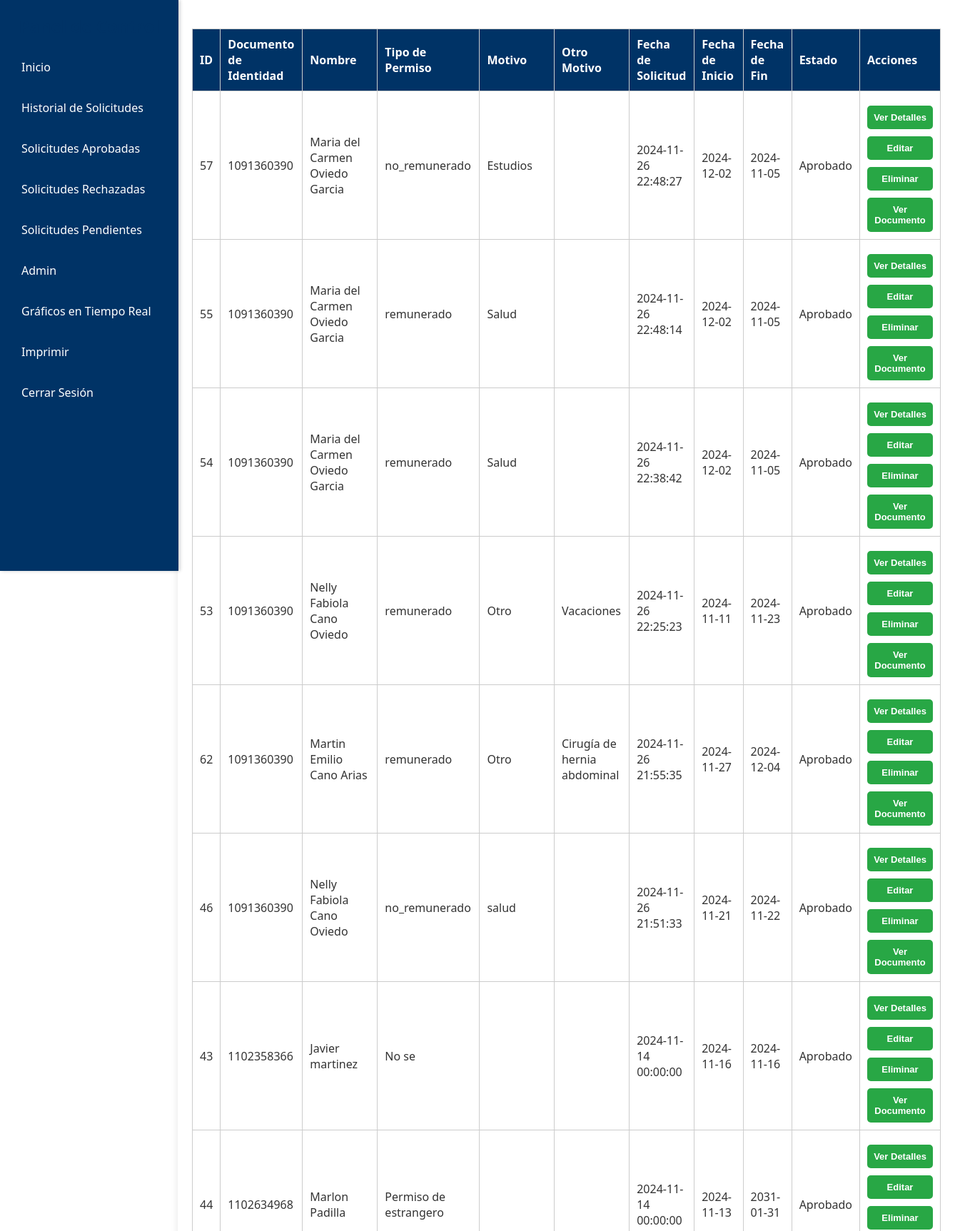
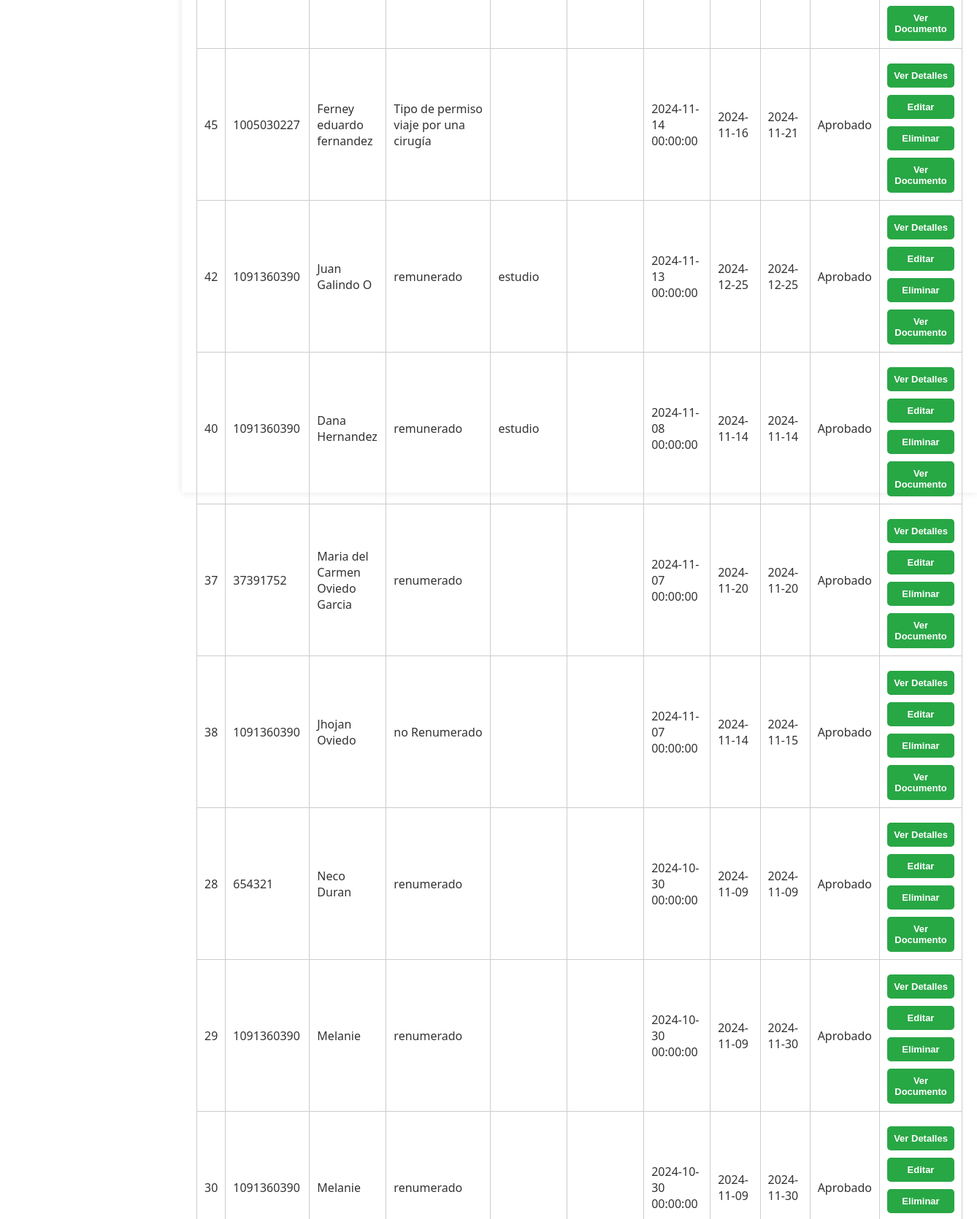
The page /dashboard.php?section=solicitudes_aprobadas (signed in, upper part) on the database its author committed (2 pictures, top to bottom).
### tables this page shows
CREATE TABLE `permisos` (
  `id` int(11) NOT NULL,
  `documento_identidad` varchar(50) DEFAULT NULL,
  `tipo_permiso` varchar(50) DEFAULT NULL,
  `fecha_permiso` datetime DEFAULT current_timestamp(),
  `estado` enum('Pendiente','Aprobado','Rechazado') DEFAULT 'Pendiente',
  `nombre` varchar(50) DEFAULT NULL,
  `celular` varchar(20) DEFAULT NULL,
  `riesgo` varchar(20) DEFAULT NULL,
  `documento` varchar(255) DEFAULT NULL,
  `fecha_solicitud` timestamp NULL DEFAULT current_timestamp() ON UPDATE current_timestamp(),
  `duracion` int(11) DEFAULT NULL,
  `unidad_duracion` enum('horas','dias','meses') NOT NULL,
  `email` varchar(100) DEFAULT NULL,
  `fecha_inicio` date DEFAULT NULL,
  `fecha_fin` date DEFAULT NULL,
  `usuario_id` int(11) DEFAULT NULL,
  `Motivo` varchar(255) DEFAULT NULL,
  `comentario_admin` text DEFAULT NULL,
  `otro_motivo` varchar(255) DEFAULT NULL,
  `motivo_otro` varchar(255) DEFAULT NULL
);

### solicitudes_aprobadas.php (the view, shortened to what this page needs)
<?php
include 'db.php';
$sql = "SELECT id, documento_identidad, nombre, tipo_permiso, motivo, otro_motivo, fecha_solicitud, fecha_inicio, fecha_fin, estado
        FROM permisos
        WHERE estado = 'Aprobado'
        ORDER BY fecha_solicitud DESC";
$result = $conn->query($sql);
if ($result->num_rows > 0) {
    echo "<table border='1'>";
    echo "<tr>
            <th>ID</th>
            <th>Documento de Identidad</th>
            <th>Nombre</th>
            <th>Tipo de Permiso</th>
            <th>Motivo</th>
            <th>Otro Motivo</th>
            <th>Fecha de Solicitud</th>
            <th>Fecha de Inicio</th>
            <th>Fecha de Fin</th>
            <th>Estado</th>
            <th>Acciones</th>
          </tr>";
    while ($row = $result->fetch_assoc()) {
        echo "<tr>";
        echo "<td>" . htmlspecialchars($row['id']) . "</td>";
        echo "<td>" . htmlspecialchars($row['documento_identidad']) . "</td>";
        echo "<td>" . htmlspecialchars($row['nombre']) . "</td>";
        echo "<td>" . htmlspecialchars($row['tipo_permiso']) . "</td>";
        echo "<td>" . htmlspecialchars($row['motivo']) . "</td>";
        echo "<td>" . htmlspecialchars($row['otro_motivo']) . "</td>";
        echo "<td>" . htmlspecialchars($row['fecha_solicitud']) . "</td>";
        echo "<td>" . htmlspecialchars($row['fecha_inicio']) . "</td>";
        echo "<td>" . htmlspecialchars($row['fecha_fin']) . "</td>";
        echo "<td>" . htmlspecialchars($row['estado']) . "</td>";
        echo "<td>
        <a href='ver_Detalles.php?id=" . htmlspecialchars($row['id']) . "'>
            <button class='btn'>Ver Detalles</button>
        </a>
        <a href='editar.php?id=" . htmlspecialchars($row['id']) . "'>
            <button class='btn'>Editar</button>
        </a>
        <a href='eliminar.php?id=" . htmlspecialchars($row['id']) . "' onclick='return confirm(\"¿Estás seguro de que deseas eliminar esta solicitud?\")'>
            <button class='btn'>Eliminar</button>
        </a>
        <a href='ver_documento.php?id=" . htmlspecialchars($row['id']) . "'>
            <button class='btn'>Ver Documento</button>
        </a>
      </td>";
        echo "</tr>";
    }
    echo "</table>";
} else {
    echo "No hay solicitudes aprobadas.";
}
?>

### styles.css (style rules this page uses)
* { margin: 0; padding: 0; box-sizing: border-box; }
:root { --color-azul-oscuro: #003366; --color-azul-claro: #00509e; --color-verde: #28a745; --color-verde-oscuro: #218838; --color-rojo: #dc3545; --color-blanco: #ffffff; --color-gris-claro: #f4f4f4; --color-gris-medio: #f9f9f9; }
body { font-family: system-ui, -apple-system, BlinkMacSystemFont, 'Segoe UI', Roboto, Oxygen, Ubuntu, Cantarell, 'Open Sans', 'Helvetica Neue', sans-serif; background-color: var(--color-blanco); color: #333; display: flex; align-items: center; justify-content: center; height: 100vh; }
.btn { display: inline-block; padding: 9px 8px; font-size: 1rem; font-weight: bold; color: var(--color-blanco); text-decoration: none; border-radius: 5px; transition: background-color 0.3s ease; }
.btn:nth-child(1) { background-color: var(--color-verde); }
button { width: 100%; padding: 12px; font-size: 16px; background-color: var(--color-verde); color: var(--color-blanco); border: none; border-radius: 4px; cursor: pointer; transition: background 0.3s; margin-top: 10px; }
.btn { padding: 9px 9px; background-color: #007bff; color: #fff; border: none; border-radius: 5px; cursor: pointer; font-size: 13px; }
table { width: 100%; border-collapse: collapse; margin: 20px 0; }
table, th, td { border: 1px solid #ccc; }
th, td { padding: 10px; text-align: left; }
th { background-color: var(--color-azul-oscuro); color: var(--color-blanco); }

### rows shown on the page
permisos: id "57", documento_identidad "1091360390", nombre "Maria del Carmen Oviedo Garcia", tipo_permiso "no_remunerado", Motivo "Estudios", fecha_solicitud "2024-11-26 22:48:27", fecha_inicio "2024-12-02", fecha_fin "2024-11-05", estado "Aprobado"
permisos: id "55", documento_identidad "1091360390", nombre "Maria del Carmen Oviedo Garcia", tipo_permiso "remunerado", Motivo "Salud", fecha_solicitud "2024-11-26 22:48:14", fecha_inicio "2024-12-02", fecha_fin "2024-11-05", estado "Aprobado"
permisos: id "54", documento_identidad "1091360390", nombre "Maria del Carmen Oviedo Garcia", tipo_permiso "remunerado", Motivo "Salud", fecha_solicitud "2024-11-26 22:38:42", fecha_inicio "2024-12-02", fecha_fin "2024-11-05", estado "Aprobado"
permisos: id "53", documento_identidad "1091360390", nombre "Nelly Fabiola Cano Oviedo", tipo_permiso "remunerado", Motivo "Otro", otro_motivo "Vacaciones", fecha_solicitud "2024-11-26 22:25:23", fecha_inicio "2024-11-11", fecha_fin "2024-11-23", estado "Aprobado"
permisos: id "62", documento_identidad "1091360390", nombre "Martin Emilio Cano Arias", tipo_permiso "remunerado", Motivo "Otro", otro_motivo "Cirugía de hernia abdominal", fecha_solicitud "2024-11-26 21:55:35", fecha_inicio "2024-11-27", fecha_fin "2024-12-04", estado "Aprobado"
permisos: id "46", documento_identidad "1091360390", nombre "Nelly Fabiola Cano Oviedo", tipo_permiso "no_remunerado", Motivo "salud", fecha_solicitud "2024-11-26 21:51:33", fecha_inicio "2024-11-21", fecha_fin "2024-11-22", estado "Aprobado"
permisos: id "43", documento_identidad "1102358366", nombre "Javier martinez", tipo_permiso "No se", fecha_solicitud "2024-11-14 00:00:00", fecha_inicio "2024-11-16", fecha_fin "2024-11-16", estado "Aprobado"
permisos: id "44", documento_identidad "1102634968", nombre "Marlon Padilla", tipo_permiso "Permiso de estrangero", fecha_solicitud "2024-11-14 00:00:00", fecha_inicio "2024-11-13", fecha_fin "2031-01-31", estado "Aprobado"
permisos: id "45", documento_identidad "1005030227", nombre "Ferney eduardo fernandez", tipo_permiso "Tipo de permiso viaje por una cirugía", fecha_solicitud "2024-11-14 00:00:00", fecha_inicio "2024-11-16", fecha_fin "2024-11-21", estado "Aprobado"
permisos: id "42", documento_identidad "1091360390", nombre "Juan Galindo O", tipo_permiso "remunerado", Motivo "estudio", fecha_solicitud "2024-11-13 00:00:00", fecha_inicio "2024-12-25", fecha_fin "2024-12-25", estado "Aprobado"
permisos: id "40", documento_identidad "1091360390", nombre "Dana Hernandez", tipo_permiso "remunerado", Motivo "estudio", fecha_solicitud "2024-11-08 00:00:00", fecha_inicio "2024-11-14", fecha_fin "2024-11-14", estado "Aprobado"
permisos: id "37", documento_identidad "37391752", nombre "Maria del Carmen Oviedo Garcia", tipo_permiso "renumerado", fecha_solicitud "2024-11-07 00:00:00", fecha_inicio "2024-11-20", fecha_fin "2024-11-20", estado "Aprobado"
permisos: id "38", documento_identidad "1091360390", nombre "Jhojan Oviedo", tipo_permiso "no Renumerado", fecha_solicitud "2024-11-07 00:00:00", fecha_inicio "2024-11-14", fecha_fin "2024-11-15", estado "Aprobado"
permisos: id "28", documento_identidad "654321", nombre "Neco Duran", tipo_permiso "renumerado", fecha_solicitud "2024-10-30 00:00:00", fecha_inicio "2024-11-09", fecha_fin "2024-11-09", estado "Aprobado"
permisos: id "29", documento_identidad "1091360390", nombre "Melanie", tipo_permiso "renumerado", fecha_solicitud "2024-10-30 00:00:00", fecha_inicio "2024-11-09", fecha_fin "2024-11-30", estado "Aprobado"
permisos: id "30", documento_identidad "1091360390", nombre "Melanie", tipo_permiso "renumerado", fecha_solicitud "2024-10-30 00:00:00", fecha_inicio "2024-11-09", fecha_fin "2024-11-30", estado "Aprobado"
